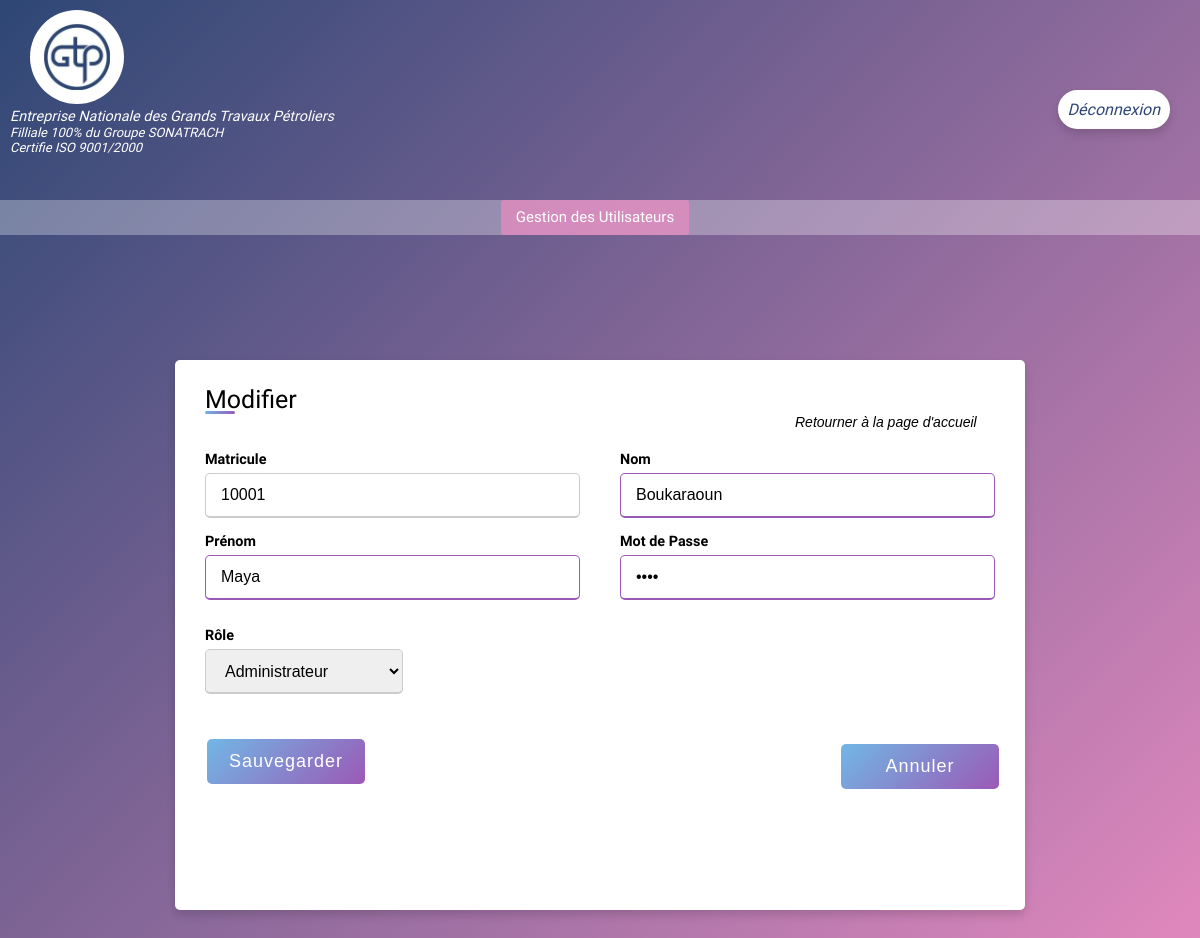
Page /admin/modifier/modifier_user.php?mat=10001 (signed in) on the committed database.
### tables this page shows
CREATE TABLE IF NOT EXISTS `utilisateur` (
  `matricule` int(5) NOT NULL,
  `nom_utilisateur` varchar(30) NOT NULL,
  `prenom_utilisateur` varchar(30) NOT NULL,
  `mot_de_passe` varchar(30) NOT NULL,
  `role_utilisateur` char(20) NOT NULL,
  `actif` tinyint(1) DEFAULT NULL,
  PRIMARY KEY (`matricule`)
);

### admin/modifier/modifier_user.php (the view, shortened to what this page needs)
<?php
    include_once('../accueil_connection.php');
    $mat = $_GET['mat'];
    $query = "SELECT * from utilisateur where matricule = '$mat'";
    $result = mysqli_query($con,$query);
?>
<!DOCTYPE html>
<html>
    <head>
        <link rel="stylesheet" href="style_modifier_user.css">
    </head>
    <body>
        <div class="headerr">
                <div class="logout">
                   <a href="../deconnexion.php" id="deco"> Déconnexion </a>
                </div>
                <div class="logo">
                    <img src="../Logo.JPG">
                </div>
                <div class="gtp">
                    <p> Entreprise Nationale des Grands Travaux Pétroliers </p>
                </div>
                <div class="iso">
                    <p> Filliale 100% du Groupe SONATRACH </p>
                    <p> Certifie ISO 9001/2000 </p>
                </div>
        </div>
        <div class="dropdwn">
                <ul class="flexnav">
                    <li class="active"> <a href="../accueil/accueil_admin.php">Gestion des Utilisateurs</a> </li>
                </ul>
        </div>
        <div class="content">
            <div class="container">
                <div class="title"> Modifier </div>
                <a href="../accueil/accueil_admin.php" id="return"> Retourner à la page d'accueil </a>
                <div class="formulaire">
                    <form method="POST" action="modifier_connect_user.php">
                        <?php
                            while($rows=mysqli_fetch_assoc($result)){
                        ?>
                        <div class="user-details">
                            <div class="input-box">
                                <span class="details"> Matricule </span>
                                <input type="number" name="matricule" value="<?php echo $rows['matricule']; ?>" readonly required>
                            </div>
                            <div class="input-box">
                                <span class="details">Nom</span>
                                <input type="text" name="lname" value="<?php echo $rows['nom_utilisateur']; ?>" required>
                            </div>
                            <div class="input-box">
                                <span class="details">Prénom</span>
                                <input type="text" name="fname" value="<?php echo $rows['prenom_utilisateur']; ?>" required>
                            </div>
                            <div class="input-box">
                                <span class="details">Mot de Passe</span>
                                <input type="password" name="pass" value="<?php echo $rows['mot_de_passe']; ?>" required>
                            </div>
                        </div>
                        <div class="role-details">
                            <span class="details"> Rôle </span>
                            <select name="role" required>
                                <option value="Administrateur">Administrateur</option>
                            </select>
                        </div>
                        <?php
                            }
                        ?>
                        <div class="button">
                            <input type="submit" name="update" value="Sauvegarder">
                        </div>
                    </form>
                    <div class="button">
                        <button onclick="location='../accueil/accueil_admin.php'">Annuler</a>
                    </div>
                </div>
            </div>
        </div>
    </body>
</html>

### admin/modifier/style_modifier_user.css (style rules this page uses)
* { list-style: none; margin: 0; padding: 0; text-decoration: none; }
*, *::before, *::after { box-sizing: border-box; margin: 0; padding: 0; }
body { background: linear-gradient(135deg, #2e4775, #EB8CC2); font-family: Mukta, sans-serif; font-size: 0.9rem; height: 134vh; }
.headerr { background: rgba(0, 0, 255, 0); display: block; height: 200px; padding: 10px; width: 100%; }
img { border-radius: 100%; height: 8% ; margin-left: 20px; width: 8%; }
.gtp { color: white; font-family: Mukta, sans-serif; font-style: oblique; height:fit-content; width:fit-content; }
.iso { color: white; font-family: Mukta, sans-serif; font-size: small; font-style: italic; height:fit-content; margin-right: unset; width:fit-content; }
.logout { background-color: white; border-color: white; border-radius: 30px; border-style: solid; box-shadow: 0 5px 10px rgba(0,0,0,0.15); float: right; margin-right: 20px; margin-top: 80px; padding: 7px; }
.logout a { color: #2e4775; font-family: Mukta, sans-serif; font-size: 1rem; font-style: italic; font-weight: normal; text-decoration: none; }
.dropdwn { background: rgba(255, 255, 255, 0.3); height: 35px; text-align: center; justify-content: center; display: flex; }
.dropdwn ul { float: left; margin-right: 30px; list-style: none; display: inline-flex; }
.dropdwn ul li { margin-left: 20px; position: relative; width: auto; z-index: 1; transition-duration: 0.4s; }
.active, .dropdwn ul li:hover { background: rgba(235,140,194, 0.7); border-radius: 3px; }
.dropdwn ul li a { display: block; padding: 0 15px; color: white; text-decoration: none; line-height: 35px; font-size: 15px; }
.content { background: rgba(0, 0, 255, 0); height: 100vh; display: flex; justify-content: center; align-items: center; padding: 10px; }
.container { width: 850px; height: 550px; padding: 25px 30px; background-color: #fff; border-radius: 5px; box-shadow: 0 5px 10px rgba(0,0,0,0.15); }
.container a { margin-left: 590px; margin-top: 80px; color: black; font-family: Mukat, sans-serif; font-size: 14px; font-weight: 500; font-style: italic; }
.container .title { font-size: 25px; font-weight: 500; position: relative; }
.container .title::before { content: ""; position: absolute; left: 0; bottom: 0; height: 3px; width: 30px; border-radius: 5px; background: linear-gradient(135deg, #71b7e6, #9b59b6); }
.formulaire form .user-details { display: flex; flex-wrap: wrap; justify-content: space-between; margin: 20px 0 12px 0; }
form .user-details .input-box { margin-bottom: 15px; width: calc(100% / 2 - 20px); }
form .input-box span.details, .role-details span.details { display: block; font-weight: bold; margin-bottom: 5px; }
.user-details .input-box input { height: 45px; width: 100%; outline: none; font-size: 16px; border-radius: 5px; padding-left: 15px; border: 1px solid #ccc; border-bottom-width: 2px; transition: all 0.3s ease; }
.user-details .input-box input:focus, .user-details .input-box input:valid, .role-details select:focus { border-color: #9b59b6; }
form .role-details select { margin-bottom: 15px; width: calc(100% / 2 - 20px); height: 45px; width: 25%; outline: none; font-size: 16px; border-radius: 5px; padding-left: 15px; border: 1px solid #ccc; border-bottom-width: 2px; transition: all 0.3s ease; }
.button input { height: 45px; width: 20%; border-radius: 5px; border: none; color: #fff; font-size: 18px; font-weight: 500; letter-spacing: 1px; cursor: pointer; transition: all 0.3s ease; background: linear-gradient(135deg, #71b7e6, #9b59b6); margin-left: 2px; margin-top: 30px }
button { height: 45px; width: 20%; border-radius: 5px; border: none; color: #fff; font-size: 18px; font-weight: 500; letter-spacing: 1px; cursor: pointer; transition: all 0.3s ease; background: linear-gradient(135deg, #71b7e6, #9b59b6); float: right; margin-top: -40px; margin-right: -4px; }

### rows in the picture
utilisateur: matricule "10001", lname "Boukaraoun", fname "Maya"
